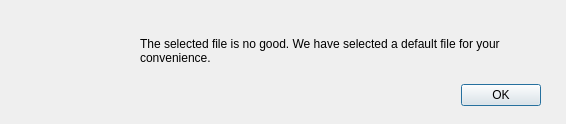
<?xml version="1.0" encoding="UTF-8"?>
<ui version="4.0">
 <class>Dialog</class>
 <widget class="QDialog" name="Dialog">
  <property name="geometry">
   <rect>
    <x>0</x>
    <y>0</y>
    <width>566</width>
    <height>124</height>
   </rect>
  </property>
  <property name="windowTitle">
   <string>Dialog</string>
  </property>
  <widget class="QDialogButtonBox" name="buttonBox">
   <property name="geometry">
    <rect>
     <x>450</x>
     <y>80</y>
     <width>91</width>
     <height>31</height>
    </rect>
   </property>
   <property name="orientation">
    <enum>Qt::Horizontal</enum>
   </property>
   <property name="standardButtons">
    <set>QDialogButtonBox::Ok</set>
   </property>
  </widget>
  <widget class="QLabel" name="label">
   <property name="geometry">
    <rect>
     <x>140</x>
     <y>30</y>
     <width>401</width>
     <height>41</height>
    </rect>
   </property>
   <property name="text">
    <string>The selected file is no good. We have selected a default file for your convenience.</string>
   </property>
   <property name="wordWrap">
    <bool>true</bool>
   </property>
  </widget>
  <widget class="QLabel" name="label_2">
   <property name="geometry">
    <rect>
     <x>40</x>
     <y>30</y>
     <width>71</width>
     <height>61</height>
    </rect>
   </property>
   <property name="text">
    <string/>
   </property>
   <property name="pixmap">
    <pixmap>../img/warning.png</pixmap>
   </property>
  </widget>
 </widget>
 <resources/>
 <connections>
  <connection>
   <sender>buttonBox</sender>
   <signal>accepted()</signal>
   <receiver>Dialog</receiver>
   <slot>accept()</slot>
   <hints>
    <hint type="sourcelabel">
     <x>248</x>
     <y>254</y>
    </hint>
    <hint type="destinationlabel">
     <x>157</x>
     <y>274</y>
    </hint>
   </hints>
  </connection>
  <connection>
   <sender>buttonBox</sender>
   <signal>rejected()</signal>
   <receiver>Dialog</receiver>
   <slot>reject()</slot>
   <hints>
    <hint type="sourcelabel">
     <x>316</x>
     <y>260</y>
    </hint>
    <hint type="destinationlabel">
     <x>286</x>
     <y>274</y>
    </hint>
   </hints>
  </connection>
 </connections>
</ui>
